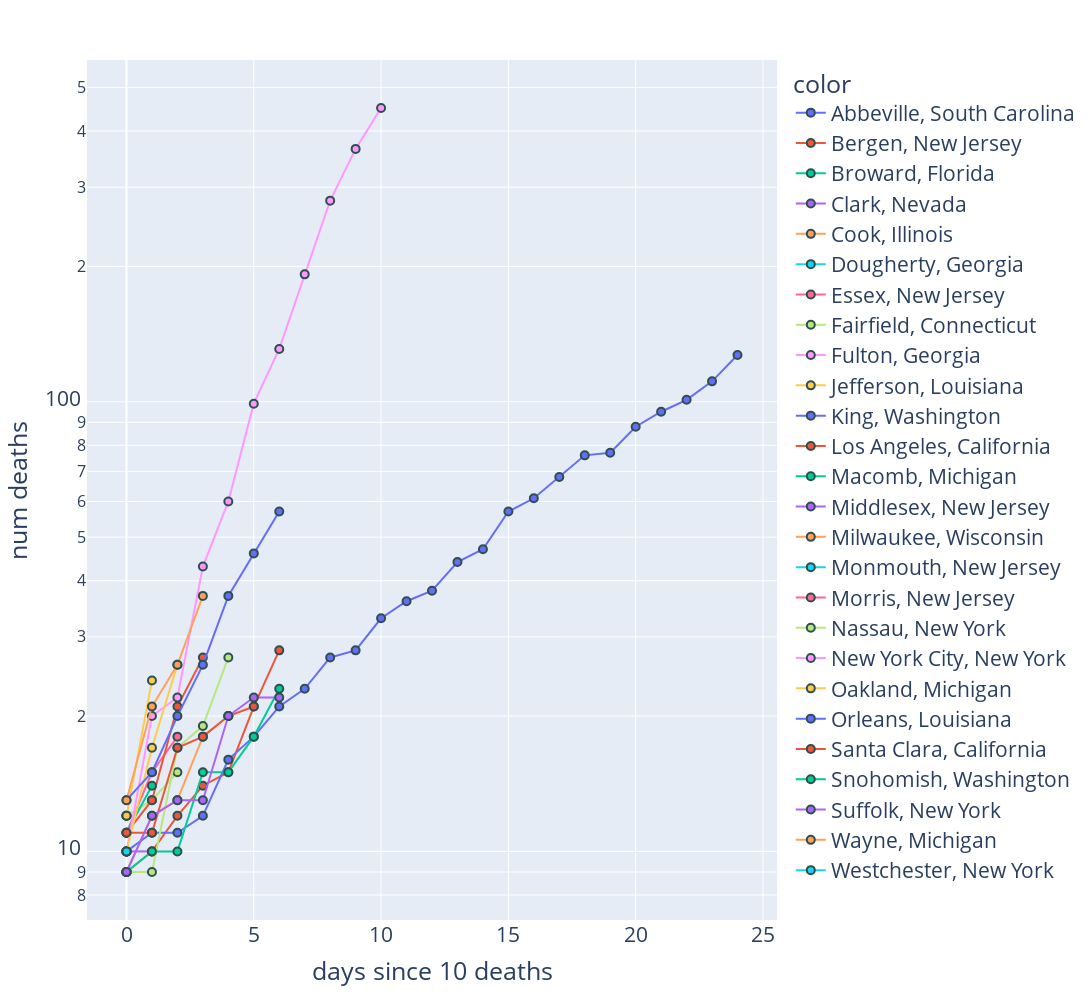

Here is the notebook cell this chart was saved with:
### Code cell
plt2 = px.scatter(x=plot_df_c.days, y=plot_df_c.value, color=plot_df_c.countystate,
              width=1200, height=1000, 
              log_y=True,
              labels=dict(y='num deaths', x='days since 10 deaths')
            )

plt2.update_traces(mode='lines+markers',
                  marker=dict(size=8,
                              line=dict(width=2,
                                        color='DarkSlateGrey')))
plt2.update_layout(font=dict(
        size=21))
plt2.show()

### Figure 1 — Plotly figure (JSON) as saved in the notebook; plotly's stock layout.template omitted (floating-point values rounded to 4 significant figures)
{"data": [{"hoverlabel": {"namelength": 0}, "hovertemplate": "color=Abbeville, South Carolina<br>days since 10 deaths=%{x}<br>num deaths=%{y}", "legendgroup": "Abbeville, South Carolina", "marker": {"color": "#636efa", "line": {"color": "DarkSlateGrey", "width": 2}, "size": 8, "symbol": "circle"}, "mode": "lines+markers", "name": "Abbeville, South Carolina", "showlegend": true, "type": "scatter", "x": [0, 1, 2, 3, 4, 5, 6, 7, 8, 9, 10, 11, 12, 13, 14, 15, 16, 17, 18, 19, 20, 21, 22, 23, 24], "xaxis": "x", "y": [null, null, null, null, null, null, null, null, null, null, null, null, null, null, null, null, null, null, null, null, null, null, null, null, null], "yaxis": "y"}, {"hoverlabel": {"namelength": 0}, "hovertemplate": "color=Bergen, New Jersey<br>days since 10 deaths=%{x}<br>num deaths=%{y}", "legendgroup": "Bergen, New Jersey", "marker": {"color": "#EF553B", "line": {"color": "DarkSlateGrey", "width": 2}, "size": 8, "symbol": "circle"}, "mode": "lines+markers", "name": "Bergen, New Jersey", "showlegend": true, "type": "scatter", "x": [0, 1, 2, 3, 4, 5, 6, 7, 8, 9, 10, 11, 12, 13, 14, 15, 16, 17, 18, 19, 20, 21, 22, 23, 24], "xaxis": "x", "y": [9, 10, 12, 14, 15, 21, 28, null, null, null, null, null, null, null, null, null, null, null, null, null, null, null, null, null, null], "yaxis": "y"}, {"hoverlabel": {"namelength": 0}, "hovertemplate": "color=Broward, Florida<br>days since 10 deaths=%{x}<br>num deaths=%{y}", "legendgroup": "Broward, Florida", "marker": {"color": "#00cc96", "line": {"color": "DarkSlateGrey", "width": 2}, "size": 8, "symbol": "circle"}, "mode": "lines+markers", "name": "Broward, Florida", "showlegend": true, "type": "scatter", "x": [0, 1, 2, 3, 4, 5, 6, 7, 8, 9, 10, 11, 12, 13, 14, 15, 16, 17, 18, 19, 20, 21, 22, 23, 24], "xaxis": "x", "y": [10, null, null, null, null, null, null, null, null, null, null, null, null, null, null, null, null, null, null, null, null, null, null, null, null], "yaxis": "y"}, {"hoverlabel": {"namelength": 0}, "hovertemplate": "color=Clark, Nevada<br>days since 10 deaths=%{x}<br>num deaths=%{y}", "legendgroup": "Clark, Nevada", "marker": {"color": "#ab63fa", "line": {"color": "DarkSlateGrey", "width": 2}, "size": 8, "symbol": "circle"}, "mode": "lines+markers", "name": "Clark, Nevada", "showlegend": true, "type": "scatter", "x": [0, 1, 2, 3, 4, 5, 6, 7, 8, 9, 10, 11, 12, 13, 14, 15, 16, 17, 18, 19, 20, 21, 22, 23, 24], "xaxis": "x", "y": [10, 10, null, null, null, null, null, null, null, null, null, null, null, null, null, null, null, null, null, null, null, null, null, null, null], "yaxis": "y"}, {"hoverlabel": {"namelength": 0}, "hovertemplate": "color=Cook, Illinois<br>days since 10 deaths=%{x}<br>num deaths=%{y}", "legendgroup": "Cook, Illinois", "marker": {"color": "#FFA15A", "line": {"color": "DarkSlateGrey", "width": 2}, "size": 8, "symbol": "circle"}, "mode": "lines+markers", "name": "Cook, Illinois", "showlegend": true, "type": "scatter", "x": [0, 1, 2, 3, 4, 5, 6, 7, 8, 9, 10, 11, 12, 13, 14, 15, 16, 17, 18, 19, 20, 21, 22, 23, 24], "xaxis": "x", "y": [9, 12, 13, 18, 20, null, null, null, null, null, null, null, null, null, null, null, null, null, null, null, null, null, null, null, null], "yaxis": "y"}, {"hoverlabel": {"namelength": 0}, "hovertemplate": "color=Dougherty, Georgia<br>days since 10 deaths=%{x}<br>num deaths=%{y}", "legendgroup": "Dougherty, Georgia", "marker": {"color": "#19d3f3", "line": {"color": "DarkSlateGrey", "width": 2}, "size": 8, "symbol": "circle"}, "mode": "lines+markers", "name": "Dougherty, Georgia", "showlegend": true, "type": "scatter", "x": [0, 1, 2, 3, 4, 5, 6, 7, 8, 9, 10, 11, 12, 13, 14, 15, 16, 17, 18, 19, 20, 21, 22, 23, 24], "xaxis": "x", "y": [12, null, null, null, null, null, null, null, null, null, null, null, null, null, null, null, null, null, null, null, null, null, null, null, null], "yaxis": "y"}, {"hoverlabel": {"namelength": 0}, "hovertemplate": "color=Essex, New Jersey<br>days since 10 deaths=%{x}<br>num deaths=%{y}", "legendgroup": "Essex, New Jersey", "marker": {"color": "#FF6692", "line": {"color": "DarkSlateGrey", "width": 2}, "size": 8, "symbol": "circle"}, "mode": "lines+markers", "name": "Essex, New Jersey", "showlegend": true, "type": "scatter", "x": [0, 1, 2, 3, 4, 5, 6, 7, 8, 9, 10, 11, 12, 13, 14, 15, 16, 17, 18, 19, 20, 21, 22, 23, 24], "xaxis": "x", "y": [11, 15, 18, null, null, null, null, null, null, null, null, null, null, null, null, null, null, null, null, null, null, null, null, null, null], "yaxis": "y"}, {"hoverlabel": {"namelength": 0}, "hovertemplate": "color=Fairfield, Connecticut<br>days since 10 deaths=%{x}<br>num deaths=%{y}", "legendgroup": "Fairfield, Connecticut", "marker": {"color": "#B6E880", "line": {"color": "DarkSlateGrey", "width": 2}, "size": 8, "symbol": "circle"}, "mode": "lines+markers", "name": "Fairfield, Connecticut", "showlegend": true, "type": "scatter", "x": [0, 1, 2, 3, 4, 5, 6, 7, 8, 9, 10, 11, 12, 13, 14, 15, 16, 17, 18, 19, 20, 21, 22, 23, 24], "xaxis": "x", "y": [12, 13, 15, null, null, null, null, null, null, null, null, null, null, null, null, null, null, null, null, null, null, null, null, null, null], "yaxis": "y"}, {"hoverlabel": {"namelength": 0}, "hovertemplate": "color=Fulton, Georgia<br>days since 10 deaths=%{x}<br>num deaths=%{y}", "legendgroup": "Fulton, Georgia", "marker": {"color": "#FF97FF", "line": {"color": "DarkSlateGrey", "width": 2}, "size": 8, "symbol": "circle"}, "mode": "lines+markers", "name": "Fulton, Georgia", "showlegend": true, "type": "scatter", "x": [0, 1, 2, 3, 4, 5, 6, 7, 8, 9, 10, 11, 12, 13, 14, 15, 16, 17, 18, 19, 20, 21, 22, 23, 24], "xaxis": "x", "y": [12, null, null, null, null, null, null, null, null, null, null, null, null, null, null, null, null, null, null, null, null, null, null, null, null], "yaxis": "y"}, {"hoverlabel": {"namelength": 0}, "hovertemplate": "color=Jefferson, Louisiana<br>days since 10 deaths=%{x}<br>num deaths=%{y}", "legendgroup": "Jefferson, Louisiana", "marker": {"color": "#FECB52", "line": {"color": "DarkSlateGrey", "width": 2}, "size": 8, "symbol": "circle"}, "mode": "lines+markers", "name": "Jefferson, Louisiana", "showlegend": true, "type": "scatter", "x": [0, 1, 2, 3, 4, 5, 6, 7, 8, 9, 10, 11, 12, 13, 14, 15, 16, 17, 18, 19, 20, 21, 22, 23, 24], "xaxis": "x", "y": [12, 24, null, null, null, null, null, null, null, null, null, null, null, null, null, null, null, null, null, null, null, null, null, null, null], "yaxis": "y"}, {"hoverlabel": {"namelength": 0}, "hovertemplate": "color=King, Washington<br>days since 10 deaths=%{x}<br>num deaths=%{y}", "legendgroup": "King, Washington", "marker": {"color": "#636efa", "line": {"color": "DarkSlateGrey", "width": 2}, "size": 8, "symbol": "circle"}, "mode": "lines+markers", "name": "King, Washington", "showlegend": true, "type": "scatter", "x": [0, 1, 2, 3, 4, 5, 6, 7, 8, 9, 10, 11, 12, 13, 14, 15, 16, 17, 18, 19, 20, 21, 22, 23, 24], "xaxis": "x", "y": [10, 11, 11, 12, 16, 18, 21, 23, 27, 28, 33, 36, 38, 44, 47, 57, 61, 68, 76, 77, 88, 95, 101, 111, 127], "yaxis": "y"}, {"hoverlabel": {"namelength": 0}, "hovertemplate": "color=Los Angeles, California<br>days since 10 deaths=%{x}<br>num deaths=%{y}", "legendgroup": "Los Angeles, California", "marker": {"color": "#EF553B", "line": {"color": "DarkSlateGrey", "width": 2}, "size": 8, "symbol": "circle"}, "mode": "lines+markers", "name": "Los Angeles, California", "showlegend": true, "type": "scatter", "x": [0, 1, 2, 3, 4, 5, 6, 7, 8, 9, 10, 11, 12, 13, 14, 15, 16, 17, 18, 19, 20, 21, 22, 23, 24], "xaxis": "x", "y": [11, 13, 21, 27, null, null, null, null, null, null, null, null, null, null, null, null, null, null, null, null, null, null, null, null, null], "yaxis": "y"}, {"hoverlabel": {"namelength": 0}, "hovertemplate": "color=Macomb, Michigan<br>days since 10 deaths=%{x}<br>num deaths=%{y}", "legendgroup": "Macomb, Michigan", "marker": {"color": "#00cc96", "line": {"color": "DarkSlateGrey", "width": 2}, "size": 8, "symbol": "circle"}, "mode": "lines+markers", "name": "Macomb, Michigan", "showlegend": true, "type": "scatter", "x": [0, 1, 2, 3, 4, 5, 6, 7, 8, 9, 10, 11, 12, 13, 14, 15, 16, 17, 18, 19, 20, 21, 22, 23, 24], "xaxis": "x", "y": [11, 14, null, null, null, null, null, null, null, null, null, null, null, null, null, null, null, null, null, null, null, null, null, null, null], "yaxis": "y"}, {"hoverlabel": {"namelength": 0}, "hovertemplate": "color=Middlesex, New Jersey<br>days since 10 deaths=%{x}<br>num deaths=%{y}", "legendgroup": "Middlesex, New Jersey", "marker": {"color": "#ab63fa", "line": {"color": "DarkSlateGrey", "width": 2}, "size": 8, "symbol": "circle"}, "mode": "lines+markers", "name": "Middlesex, New Jersey", "showlegend": true, "type": "scatter", "x": [0, 1, 2, 3, 4, 5, 6, 7, 8, 9, 10, 11, 12, 13, 14, 15, 16, 17, 18, 19, 20, 21, 22, 23, 24], "xaxis": "x", "y": [9, null, null, null, null, null, null, null, null, null, null, null, null, null, null, null, null, null, null, null, null, null, null, null, null], "yaxis": "y"}, {"hoverlabel": {"namelength": 0}, "hovertemplate": "color=Milwaukee, Wisconsin<br>days since 10 deaths=%{x}<br>num deaths=%{y}", "legendgroup": "Milwaukee, Wisconsin", "marker": {"color": "#FFA15A", "line": {"color": "DarkSlateGrey", "width": 2}, "size": 8, "symbol": "circle"}, "mode": "lines+markers", "name": "Milwaukee, Wisconsin", "showlegend": true, "type": "scatter", "x": [0, 1, 2, 3, 4, 5, 6, 7, 8, 9, 10, 11, 12, 13, 14, 15, 16, 17, 18, 19, 20, 21, 22, 23, 24], "xaxis": "x", "y": [9, null, null, null, null, null, null, null, null, null, null, null, null, null, null, null, null, null, null, null, null, null, null, null, null], "yaxis": "y"}, {"hoverlabel": {"namelength": 0}, "hovertemplate": "color=Monmouth, New Jersey<br>days since 10 deaths=%{x}<br>num deaths=%{y}", "legendgroup": "Monmouth, New Jersey", "marker": {"color": "#19d3f3", "line": {"color": "DarkSlateGrey", "width": 2}, "size": 8, "symbol": "circle"}, "mode": "lines+markers", "name": "Monmouth, New Jersey", "showlegend": true, "type": "scatter", "x": [0, 1, 2, 3, 4, 5, 6, 7, 8, 9, 10, 11, 12, 13, 14, 15, 16, 17, 18, 19, 20, 21, 22, 23, 24], "xaxis": "x", "y": [10, null, null, null, null, null, null, null, null, null, null, null, null, null, null, null, null, null, null, null, null, null, null, null, null], "yaxis": "y"}, {"hoverlabel": {"namelength": 0}, "hovertemplate": "color=Morris, New Jersey<br>days since 10 deaths=%{x}<br>num deaths=%{y}", "legendgroup": "Morris, New Jersey", "marker": {"color": "#FF6692", "line": {"color": "DarkSlateGrey", "width": 2}, "size": 8, "symbol": "circle"}, "mode": "lines+markers", "name": "Morris, New Jersey", "showlegend": true, "type": "scatter", "x": [0, 1, 2, 3, 4, 5, 6, 7, 8, 9, 10, 11, 12, 13, 14, 15, 16, 17, 18, 19, 20, 21, 22, 23, 24], "xaxis": "x", "y": [9, null, null, null, null, null, null, null, null, null, null, null, null, null, null, null, null, null, null, null, null, null, null, null, null], "yaxis": "y"}, {"hoverlabel": {"namelength": 0}, "hovertemplate": "color=Nassau, New York<br>days since 10 deaths=%{x}<br>num deaths=%{y}", "legendgroup": "Nassau, New York", "marker": {"color": "#B6E880", "line": {"color": "DarkSlateGrey", "width": 2}, "size": 8, "symbol": "circle"}, "mode": "lines+markers", "name": "Nassau, New York", "showlegend": true, "type": "scatter", "x": [0, 1, 2, 3, 4, 5, 6, 7, 8, 9, 10, 11, 12, 13, 14, 15, 16, 17, 18, 19, 20, 21, 22, 23, 24], "xaxis": "x", "y": [9, 9, 17, 19, 27, null, null, null, null, null, null, null, null, null, null, null, null, null, null, null, null, null, null, null, null], "yaxis": "y"}, {"hoverlabel": {"namelength": 0}, "hovertemplate": "color=New York City, New York<br>days since 10 deaths=%{x}<br>num deaths=%{y}", "legendgroup": "New York City, New York", "marker": {"color": "#FF97FF", "line": {"color": "DarkSlateGrey", "width": 2}, "size": 8, "symbol": "circle"}, "mode": "lines+markers", "name": "New York City, New York", "showlegend": true, "type": "scatter", "x": [0, 1, 2, 3, 4, 5, 6, 7, 8, 9, 10, 11, 12, 13, 14, 15, 16, 17, 18, 19, 20, 21, 22, 23, 24], "xaxis": "x", "y": [10, 20, 22, 43, 60, 99, 131, 192, 280, 365, 450, null, null, null, null, null, null, null, null, null, null, null, null, null, null], "yaxis": "y"}, {"hoverlabel": {"namelength": 0}, "hovertemplate": "color=Oakland, Michigan<br>days since 10 deaths=%{x}<br>num deaths=%{y}", "legendgroup": "Oakland, Michigan", "marker": {"color": "#FECB52", "line": {"color": "DarkSlateGrey", "width": 2}, "size": 8, "symbol": "circle"}, "mode": "lines+markers", "name": "Oakland, Michigan", "showlegend": true, "type": "scatter", "x": [0, 1, 2, 3, 4, 5, 6, 7, 8, 9, 10, 11, 12, 13, 14, 15, 16, 17, 18, 19, 20, 21, 22, 23, 24], "xaxis": "x", "y": [10, 17, 26, null, null, null, null, null, null, null, null, null, null, null, null, null, null, null, null, null, null, null, null, null, null], "yaxis": "y"}, {"hoverlabel": {"namelength": 0}, "hovertemplate": "color=Orleans, Louisiana<br>days since 10 deaths=%{x}<br>num deaths=%{y}", "legendgroup": "Orleans, Louisiana", "marker": {"color": "#636efa", "line": {"color": "DarkSlateGrey", "width": 2}, "size": 8, "symbol": "circle"}, "mode": "lines+markers", "name": "Orleans, Louisiana", "showlegend": true, "type": "scatter", "x": [0, 1, 2, 3, 4, 5, 6, 7, 8, 9, 10, 11, 12, 13, 14, 15, 16, 17, 18, 19, 20, 21, 22, 23, 24], "xaxis": "x", "y": [13, 15, 20, 26, 37, 46, 57, null, null, null, null, null, null, null, null, null, null, null, null, null, null, null, null, null, null], "yaxis": "y"}, {"hoverlabel": {"namelength": 0}, "hovertemplate": "color=Santa Clara, California<br>days since 10 deaths=%{x}<br>num deaths=%{y}", "legendgroup": "Santa Clara, California", "marker": {"color": "#EF553B", "line": {"color": "DarkSlateGrey", "width": 2}, "size": 8, "symbol": "circle"}, "mode": "lines+markers", "name": "Santa Clara, California", "showlegend": true, "type": "scatter", "x": [0, 1, 2, 3, 4, 5, 6, 7, 8, 9, 10, 11, 12, 13, 14, 15, 16, 17, 18, 19, 20, 21, 22, 23, 24], "xaxis": "x", "y": [11, 11, 17, 18, 20, 21, null, null, null, null, null, null, null, null, null, null, null, null, null, null, null, null, null, null, null], "yaxis": "y"}, {"hoverlabel": {"namelength": 0}, "hovertemplate": "color=Snohomish, Washington<br>days since 10 deaths=%{x}<br>num deaths=%{y}", "legendgroup": "Snohomish, Washington", "marker": {"color": "#00cc96", "line": {"color": "DarkSlateGrey", "width": 2}, "size": 8, "symbol": "circle"}, "mode": "lines+markers", "name": "Snohomish, Washington", "showlegend": true, "type": "scatter", "x": [0, 1, 2, 3, 4, 5, 6, 7, 8, 9, 10, 11, 12, 13, 14, 15, 16, 17, 18, 19, 20, 21, 22, 23, 24], "xaxis": "x", "y": [9, 10, 10, 15, 15, 18, 23, null, null, null, null, null, null, null, null, null, null, null, null, null, null, null, null, null, null], "yaxis": "y"}, {"hoverlabel": {"namelength": 0}, "hovertemplate": "color=Suffolk, New York<br>days since 10 deaths=%{x}<br>num deaths=%{y}", "legendgroup": "Suffolk, New York", "marker": {"color": "#ab63fa", "line": {"color": "DarkSlateGrey", "width": 2}, "size": 8, "symbol": "circle"}, "mode": "lines+markers", "name": "Suffolk, New York", "showlegend": true, "type": "scatter", "x": [0, 1, 2, 3, 4, 5, 6, 7, 8, 9, 10, 11, 12, 13, 14, 15, 16, 17, 18, 19, 20, 21, 22, 23, 24], "xaxis": "x", "y": [9, 12, 13, 13, 20, 22, 22, null, null, null, null, null, null, null, null, null, null, null, null, null, null, null, null, null, null], "yaxis": "y"}, {"hoverlabel": {"namelength": 0}, "hovertemplate": "color=Wayne, Michigan<br>days since 10 deaths=%{x}<br>num deaths=%{y}", "legendgroup": "Wayne, Michigan", "marker": {"color": "#FFA15A", "line": {"color": "DarkSlateGrey", "width": 2}, "size": 8, "symbol": "circle"}, "mode": "lines+markers", "name": "Wayne, Michigan", "showlegend": true, "type": "scatter", "x": [0, 1, 2, 3, 4, 5, 6, 7, 8, 9, 10, 11, 12, 13, 14, 15, 16, 17, 18, 19, 20, 21, 22, 23, 24], "xaxis": "x", "y": [13, 21, 26, 37, null, null, null, null, null, null, null, null, null, null, null, null, null, null, null, null, null, null, null, null, null], "yaxis": "y"}, {"hoverlabel": {"namelength": 0}, "hovertemplate": "color=Westchester, New York<br>days since 10 deaths=%{x}<br>num deaths=%{y}", "legendgroup": "Westchester, New York", "marker": {"color": "#19d3f3", "line": {"color": "DarkSlateGrey", "width": 2}, "size": 8, "symbol": "circle"}, "mode": "lines+markers", "name": "Westchester, New York", "showlegend": true, "type": "scatter", "x": [0, 1, 2, 3, 4, 5, 6, 7, 8, 9, 10, 11, 12, 13, 14, 15, 16, 17, 18, 19, 20, 21, 22, 23, 24], "xaxis": "x", "y": [10, null, null, null, null, null, null, null, null, null, null, null, null, null, null, null, null, null, null, null, null, null, null, null, null], "yaxis": "y"}], "layout": {"font": {"size": 21}, "height": 1000, "legend": {"title": {"text": "color"}, "tracegroupgap": 0}, "margin": {"t": 60}, "width": 1200, "xaxis": {"anchor": "y", "autorange": true, "domain": [0, 1], "range": [-1.529, 25.53], "title": {"text": "days since 10 deaths"}, "type": "linear"}, "yaxis": {"anchor": "x", "autorange": true, "domain": [0, 1], "range": [0.8475, 2.76], "title": {"text": "num deaths"}, "type": "log"}}}
